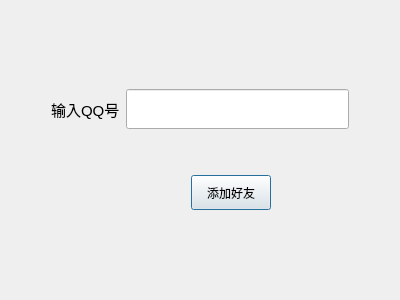
<?xml version="1.0" encoding="UTF-8"?>
<ui version="4.0">
 <class>AddFriendDialog</class>
 <widget class="QDialog" name="AddFriendDialog">
  <property name="geometry">
   <rect>
    <x>0</x>
    <y>0</y>
    <width>400</width>
    <height>300</height>
   </rect>
  </property>
  <property name="windowTitle">
   <string>添加好友</string>
  </property>
  <layout class="QVBoxLayout" name="verticalLayout">
   <item>
    <spacer name="verticalSpacer">
     <property name="orientation">
      <enum>Qt::Vertical</enum>
     </property>
     <property name="sizeType">
      <enum>QSizePolicy::Fixed</enum>
     </property>
     <property name="sizeHint" stdset="0">
      <size>
       <width>20</width>
       <height>40</height>
      </size>
     </property>
    </spacer>
   </item>
   <item>
    <layout class="QGridLayout" name="gridLayout">
     <item row="2" column="1">
      <layout class="QHBoxLayout" name="horizontalLayout_2">
       <item>
        <spacer name="horizontalSpacer_2">
         <property name="orientation">
          <enum>Qt::Horizontal</enum>
         </property>
         <property name="sizeType">
          <enum>QSizePolicy::Fixed</enum>
         </property>
         <property name="sizeHint" stdset="0">
          <size>
           <width>140</width>
           <height>20</height>
          </size>
         </property>
        </spacer>
       </item>
       <item>
        <widget class="QPushButton" name="addFriendButton">
         <property name="minimumSize">
          <size>
           <width>0</width>
           <height>35</height>
          </size>
         </property>
         <property name="maximumSize">
          <size>
           <width>16777215</width>
           <height>35</height>
          </size>
         </property>
         <property name="text">
          <string>添加好友</string>
         </property>
        </widget>
       </item>
       <item>
        <spacer name="horizontalSpacer">
         <property name="orientation">
          <enum>Qt::Horizontal</enum>
         </property>
         <property name="sizeHint" stdset="0">
          <size>
           <width>40</width>
           <height>20</height>
          </size>
         </property>
        </spacer>
       </item>
      </layout>
     </item>
     <item row="0" column="1">
      <layout class="QHBoxLayout" name="horizontalLayout">
       <item>
        <widget class="QLabel" name="label">
         <property name="font">
          <font>
           <pointsize>11</pointsize>
          </font>
         </property>
         <property name="text">
          <string>输入QQ号</string>
         </property>
        </widget>
       </item>
       <item>
        <widget class="QLineEdit" name="searchIdEdit">
         <property name="minimumSize">
          <size>
           <width>0</width>
           <height>40</height>
          </size>
         </property>
         <property name="maximumSize">
          <size>
           <width>16777215</width>
           <height>40</height>
          </size>
         </property>
         <property name="font">
          <font>
           <pointsize>10</pointsize>
          </font>
         </property>
        </widget>
       </item>
      </layout>
     </item>
     <item row="0" column="2">
      <spacer name="horizontalSpacer_4">
       <property name="orientation">
        <enum>Qt::Horizontal</enum>
       </property>
       <property name="sizeType">
        <enum>QSizePolicy::Fixed</enum>
       </property>
       <property name="sizeHint" stdset="0">
        <size>
         <width>40</width>
         <height>20</height>
        </size>
       </property>
      </spacer>
     </item>
     <item row="0" column="0">
      <spacer name="horizontalSpacer_3">
       <property name="orientation">
        <enum>Qt::Horizontal</enum>
       </property>
       <property name="sizeType">
        <enum>QSizePolicy::Fixed</enum>
       </property>
       <property name="sizeHint" stdset="0">
        <size>
         <width>40</width>
         <height>20</height>
        </size>
       </property>
      </spacer>
     </item>
     <item row="1" column="1">
      <spacer name="verticalSpacer_3">
       <property name="orientation">
        <enum>Qt::Vertical</enum>
       </property>
       <property name="sizeType">
        <enum>QSizePolicy::Fixed</enum>
       </property>
       <property name="sizeHint" stdset="0">
        <size>
         <width>20</width>
         <height>40</height>
        </size>
       </property>
      </spacer>
     </item>
    </layout>
   </item>
   <item>
    <spacer name="verticalSpacer_2">
     <property name="orientation">
      <enum>Qt::Vertical</enum>
     </property>
     <property name="sizeType">
      <enum>QSizePolicy::Fixed</enum>
     </property>
     <property name="sizeHint" stdset="0">
      <size>
       <width>20</width>
       <height>40</height>
      </size>
     </property>
    </spacer>
   </item>
  </layout>
 </widget>
 <resources/>
 <connections/>
</ui>
